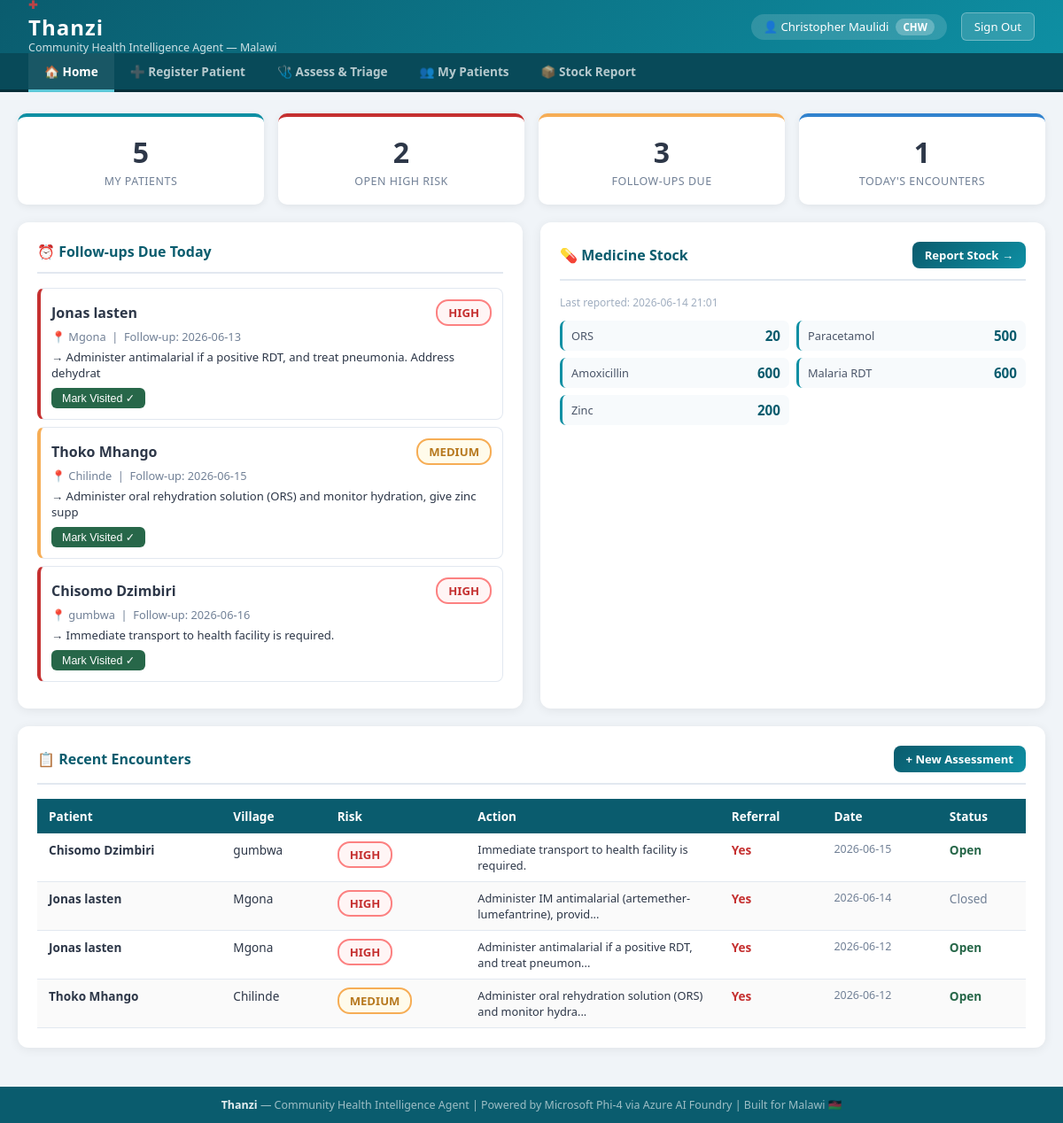
The app's page /chw/ (signed in) with its own data.
### tables this page shows
CREATE TABLE encounters (
                id                      INTEGER PRIMARY KEY AUTOINCREMENT,
                patient_id              TEXT    NOT NULL
                                        REFERENCES patients(national_id)
                                        ON UPDATE CASCADE ON DELETE CASCADE,
                chw_id                  INTEGER NOT NULL
                                        REFERENCES users(id)
                                        ON UPDATE CASCADE ON DELETE CASCADE,
                timestamp               TEXT    NOT NULL DEFAULT (datetime('now')),
                symptoms_original       TEXT    NOT NULL DEFAULT '',
                symptoms_english        TEXT    NOT NULL DEFAULT '',
                detected_language       TEXT    NOT NULL DEFAULT 'Unknown',
                risk_level              TEXT    NOT NULL DEFAULT 'LOW'
                                        CHECK(risk_level IN ('LOW', 'MEDIUM', 'HIGH')),
                iccm_protocol_applied   TEXT    NOT NULL DEFAULT '',
                assessment_notes        TEXT    NOT NULL DEFAULT '',
                recommended_action      TEXT    NOT NULL DEFAULT '',
                reasoning               TEXT    NOT NULL DEFAULT '',
                referral_needed         INTEGER NOT NULL DEFAULT 0,
                escalated_to_supervisor INTEGER NOT NULL DEFAULT 0,
                supervisor_id           INTEGER REFERENCES users(id)
                                        ON UPDATE CASCADE ON DELETE SET NULL,
                supervisor_feedback     TEXT    NOT NULL DEFAULT '',
                escalated_to_dho        INTEGER NOT NULL DEFAULT 0,
                dho_id                  INTEGER REFERENCES users(id)
                                        ON UPDATE CASCADE ON DELETE SET NULL,
                target_facility_id      INTEGER REFERENCES facilities(id)
                                        ON UPDATE CASCADE ON DELETE SET NULL,
                referral_urgency        TEXT    NOT NULL DEFAULT ''
                                        CHECK(referral_urgency IN ('', 'ROUTINE', 'URGENT', 'EMERGENCY')),
                chichewa_family_message TEXT    NOT NULL DEFAULT '',
                follow_up_days          INTEGER NOT NULL DEFAULT 3,
                record_closed           INTEGER NOT NULL DEFAULT 0
            , outcome TEXT NOT NULL DEFAULT 'ONGOING');

CREATE TABLE patients (
                national_id             TEXT    PRIMARY KEY,
                name                    TEXT    NOT NULL,
                age_months              INTEGER NOT NULL DEFAULT 0,
                gender                  TEXT    NOT NULL DEFAULT 'Unknown'
                                        CHECK(gender IN ('Male', 'Female', 'Unknown')),
                village                 TEXT    NOT NULL DEFAULT '',
                registered_by_chw_id    INTEGER REFERENCES users(id)
                                        ON UPDATE CASCADE ON DELETE SET NULL,
                created_at              TEXT    NOT NULL DEFAULT (datetime('now')),
                last_updated_at         TEXT    NOT NULL DEFAULT (datetime('now'))
            );

CREATE TABLE medicine_stock (
                id          INTEGER PRIMARY KEY AUTOINCREMENT,
                chw_id      INTEGER NOT NULL REFERENCES users(id)
                            ON UPDATE CASCADE ON DELETE CASCADE,
                reported_at TEXT    NOT NULL DEFAULT (datetime('now')),
                ors         INTEGER NOT NULL DEFAULT 0,
                paracetamol INTEGER NOT NULL DEFAULT 0,
                amoxicillin INTEGER NOT NULL DEFAULT 0,
                malaria_rdt INTEGER NOT NULL DEFAULT 0,
                zinc        INTEGER NOT NULL DEFAULT 0,
                notes       TEXT    NOT NULL DEFAULT ''
            );

### routes/chw.py (the view)
@chw_bp.route('/')
@role_required('CHW')
def dashboard():
    chw_id = session['user_id']
    today = date.today().isoformat()
    with get_db() as conn:
        total_patients = conn.execute(
            "SELECT COUNT(*) FROM patients WHERE registered_by_chw_id = ?", (chw_id,)
        ).fetchone()[0]
        today_encounters = conn.execute(
            "SELECT COUNT(*) FROM encounters WHERE chw_id = ? AND DATE(timestamp) = ?",
            (chw_id, today)
        ).fetchone()[0]
        high_risk_open = conn.execute(
            "SELECT COUNT(*) FROM encounters WHERE chw_id = ? AND risk_level = 'HIGH' AND record_closed = 0",
            (chw_id,)
        ).fetchone()[0]
        pending_followups = conn.execute("""
            SELECT e.id, p.name, p.village, e.risk_level, e.timestamp,
                   e.recommended_action, e.follow_up_days,
                   DATE(e.timestamp, '+' || e.follow_up_days || ' days') as followup_date
            FROM encounters e
            JOIN patients p ON e.patient_id = p.national_id
            WHERE e.chw_id = ? AND e.record_closed = 0
            AND DATE(e.timestamp, '+' || e.follow_up_days || ' days') <= DATE('now', '+1 day')
            ORDER BY followup_date ASC
            LIMIT 10
        """, (chw_id,)).fetchall()
        recent_encounters = conn.execute("""
            SELECT e.id, p.name, p.village, p.age_months, e.risk_level,
                   e.timestamp, e.recommended_action, e.referral_needed,
                   e.escalated_to_supervisor, e.record_closed,
                   f.name as facility_name
            FROM encounters e
            JOIN patients p ON e.patient_id = p.national_id
            LEFT JOIN facilities f ON e.target_facility_id = f.id
            WHERE e.chw_id = ?
            ORDER BY e.timestamp DESC
            LIMIT 15
        """, (chw_id,)).fetchall()
        last_stock = conn.execute(
            "SELECT * FROM medicine_stock WHERE chw_id = ? ORDER BY reported_at DESC LIMIT 1",
            (chw_id,)
        ).fetchone()
    return render_template('dashboard_chw.html',
        total_patients=total_patients,
        today_encounters=today_encounters,
        high_risk_open=high_risk_open,
        pending_followups=pending_followups,
        recent_encounters=recent_encounters,
        last_stock=last_stock
    )

### database.py (called while the page is built)
@contextmanager
def get_db():
    conn = sqlite3.connect(Config.DATABASE_PATH)
    conn.row_factory = sqlite3.Row
    conn.execute("PRAGMA foreign_keys = ON")
    conn.execute("PRAGMA journal_mode = WAL")
    try:
        yield conn
        conn.commit()
    except Exception:
        conn.rollback()
        raise
    finally:
        conn.close()

### routes/auth.py (called while the page is built)
def role_required(*roles):
    from functools import wraps
    def decorator(f):
        @wraps(f)
        def decorated(*args, **kwargs):
            if 'user_id' not in session:
                if request.is_json or '/api/' in request.path:
                    return jsonify({'error': 'Session expired. Please log in again.'}), 401
                flash('Please log in to continue.', 'warning')
                return redirect(url_for('auth.login'))
            if session.get('role') not in roles:
                if request.is_json or '/api/' in request.path:
                    return jsonify({'error': 'Access denied.'}), 403
                flash('You do not have permission to access that page.', 'danger')
                return redirect(url_for('auth.dashboard'))
            return f(*args, **kwargs)
        return decorated
    return decorator

### templates/dashboard_chw.html (shortened to what this page needs)
{% extends 'base.html' %}
{% block subnav %}
<div class="subnav">
  <a href="{{ url_for('chw.dashboard') }}" class="active">🏠 Home</a>
  <a href="{{ url_for('chw.register_patient') }}">➕ Register Patient</a>
  <a href="{{ url_for('chw.assess') }}">🩺 Assess & Triage</a>
  <a href="{{ url_for('chw.patients') }}">👥 My Patients</a>
  <a href="{{ url_for('chw.stock') }}">📦 Stock Report</a>
</div>
{% endblock %}
{% block content %}
<div class="grid-4" style="margin-bottom:20px;">
  <div class="stat-box">
    <div class="stat-num">{{ total_patients }}</div>
    <div class="stat-lbl">My Patients</div>
  </div>
  <div class="stat-box red">
    <div class="stat-num">{{ high_risk_open }}</div>
    <div class="stat-lbl">Open HIGH Risk</div>
  </div>
  <div class="stat-box amber">
    <div class="stat-num">{{ pending_followups | length }}</div>
    <div class="stat-lbl">Follow-ups Due</div>
  </div>
  <div class="stat-box blue">
    <div class="stat-num">{{ today_encounters }}</div>
    <div class="stat-lbl">Today's Encounters</div>
  </div>
</div>
<div class="grid-2">
<div class="card">
  <div class="card-header">⏰ Follow-ups Due Today</div>
  {% if pending_followups %}
    {% for f in pending_followups %}
    <div style="border:1px solid #e2e8f0;border-radius:8px;padding:12px;margin-bottom:8px;"
         class="{% if f.risk_level == 'HIGH' %}followup-urgent{% else %}followup-today{% endif %}">
      <div style="display:flex;justify-content:space-between;align-items:center;">
        <strong>{{ f.name }}</strong>
        <span class="risk-badge risk-{{ f.risk_level }}">{{ f.risk_level }}</span>
      </div>
      <div style="font-size:0.8rem;color:#718096;margin-top:3px;">
        📍 {{ f.village }} &nbsp;|&nbsp; Follow-up: {{ f.followup_date }}
      </div>
      <div style="font-size:0.82rem;margin-top:5px;">→ {{ f.recommended_action[:80] }}</div>
      <button onclick="closeEncounter({{ f.id }}, this)"
              style="margin-top:8px;padding:4px 12px;background:#276749;color:white;border:none;border-radius:6px;font-size:0.78rem;cursor:pointer;">
        Mark Visited ✓
      </button>
    </div>
    {% endfor %}
  {% else %}
    <div class="placeholder">
      <span class="placeholder-icon">✅</span>
      <p>No follow-ups due today.</p>
    </div>
  {% endif %}
</div>
<div class="card">
  <div class="card-header" style="justify-content:space-between;">
    <span>💊 Medicine Stock</span>
    <a href="{{ url_for('chw.stock') }}" class="btn btn-primary btn-sm">Report Stock →</a>
  </div>
  {% if last_stock %}
  <p style="font-size:0.75rem;color:#a0aec0;margin-bottom:12px;">
    Last reported: {{ last_stock.reported_at[:16] }}
  </p>
  <div style="display:grid;grid-template-columns:1fr 1fr;gap:8px;">
    {% for field, label, threshold in [
        ('ors',         'ORS',         10),
        ('paracetamol', 'Paracetamol', 20),
        ('amoxicillin', 'Amoxicillin', 10),
        ('malaria_rdt', 'Malaria RDT',  5),
        ('zinc',        'Zinc',        10)
    ] %}
    <div style="display:flex;justify-content:space-between;align-items:center;padding:7px 10px;border-radius:7px;background:#f7fafc;border-left:3px solid {% if last_stock[field] < threshold // 2 %}#c53030{% elif last_stock[field] < threshold %}#f6ad55{% else %}#0e8fa3{% endif %};">
      <span style="font-size:0.8rem;color:#4a5568;">{{ label }}</span>
      <strong style="font-size:0.95rem;color:{% if last_stock[field] < threshold // 2 %}#c53030{% elif last_stock[field] < threshold %}#b7791f{% else %}#0a5c6e{% endif %};">
        {{ last_stock[field] }}
      </strong>
    </div>
    {% endfor %}
  </div>
  {% else %}
  <div class="placeholder" style="padding:20px;">
    <span class="placeholder-icon" style="font-size:1.8rem;">📦</span>
    <p style="font-size:0.85rem;">No stock reported yet.</p>
    <a href="{{ url_for('chw.stock') }}" class="btn btn-primary btn-sm" style="margin-top:10px;">Report Now →</a>
  </div>
  {% endif %}
</div>
</div>
<div class="card">
  <div class="card-header" style="justify-content:space-between;">
    <span>📋 Recent Encounters</span>
    <a href="{{ url_for('chw.assess') }}" class="btn btn-primary btn-sm">+ New Assessment</a>
  </div>
  {% if recent_encounters %}
  <table class="data-table">
    <thead>
      <tr><th>Patient</th><th>Village</th><th>Risk</th><th>Action</th><th>Referral</th><th>Date</th><th>Status</th></tr>
    </thead>
    <tbody>
      {% for e in recent_encounters %}
      <tr>
        <td><strong>{{ e.name }}</strong></td>
        <td>{{ e.village }}</td>
        <td><span class="risk-badge risk-{{ e.risk_level }}">{{ e.risk_level }}</span></td>
        <td style="font-size:0.8rem;max-width:200px;">{{ e.recommended_action[:60] }}{% if e.recommended_action|length > 60 %}...{% endif %}</td>
        <td>{% if e.referral_needed %}<span style="color:#c53030;font-weight:700;">Yes{% if e.facility_name %} → {{ e.facility_name[:20] }}{% endif %}</span>{% else %}No{% endif %}</td>
        <td style="font-size:0.78rem;color:#718096;">{{ e.timestamp[:10] }}</td>
        <td>{% if e.record_closed %}<span style="color:#718096;">Closed</span>{% else %}<span style="color:#276749;font-weight:600;">Open</span>{% endif %}</td>
      </tr>
      {% endfor %}
    </tbody>
  </table>
  {% else %}
  <div class="placeholder">
    <span class="placeholder-icon">🩺</span>
    <p>No encounters yet. <a href="{{ url_for('chw.assess') }}">Start your first assessment →</a></p>
  </div>
  {% endif %}
</div>
{% endblock %}

### templates/base.html (style rules this page uses)
* { margin:0;padding:0;box-sizing:border-box; }
body { font-family:'Segoe UI',Tahoma,Geneva,Verdana,sans-serif;background:#f0f4f8;color:#2d3748;min-height:100vh;display:flex;flex-direction:column; }
.subnav { background:#084a59;padding:0 32px;display:flex;gap:0;border-bottom:3px solid #052e38; }
.subnav a { color:rgba(255,255,255,0.7);text-decoration:none;padding:11px 18px;font-size:0.85rem;font-weight:600;border-bottom:3px solid transparent;margin-bottom:-3px;transition:all 0.2s;display:flex;align-items:center;gap:6px; }
.subnav a:hover,.subnav a.active { color:white;border-bottom-color:#5cc8d8;background:rgba(255,255,255,0.07); }
.card { background:white;border-radius:12px;padding:22px;box-shadow:0 2px 12px rgba(0,0,0,0.07);margin-bottom:20px; }
.card-header { font-size:1rem;font-weight:700;color:#0a5c6e;margin-bottom:16px;padding-bottom:12px;border-bottom:2px solid #e2e8f0;display:flex;align-items:center;gap:8px; }
.grid-2 { display:grid;grid-template-columns:1fr 1fr;gap:20px; }
.grid-4 { display:grid;grid-template-columns:1fr 1fr 1fr 1fr;gap:16px; }
.stat-box { background:white;border-radius:10px;padding:18px;box-shadow:0 2px 8px rgba(0,0,0,0.07);text-align:center;border-top:4px solid #0e8fa3; }
.stat-box.red { border-top-color:#c53030; }
.stat-box.amber { border-top-color:#f6ad55; }
.stat-box.blue { border-top-color:#3182ce; }
.stat-num { font-size:2rem;font-weight:800;color:#2d3748; }
.stat-lbl { font-size:0.78rem;color:#718096;text-transform:uppercase;letter-spacing:0.5px;margin-top:3px; }
.btn { display:inline-block;padding:10px 20px;border-radius:8px;font-size:0.9rem;font-weight:700;cursor:pointer;border:none;text-decoration:none;transition:opacity 0.2s;text-align:center; }
.btn-primary { background:linear-gradient(135deg,#0a5c6e,#0e8fa3);color:white; }
.btn-sm { padding:6px 14px;font-size:0.82rem; }
.risk-badge { display:inline-block;padding:4px 12px;border-radius:14px;font-weight:700;font-size:0.82rem; }
.risk-HIGH { background:#fff5f5;color:#c53030;border:2px solid #fc8181; }
.risk-MEDIUM { background:#fffbeb;color:#b7791f;border:2px solid #f6ad55; }
.data-table { width:100%;border-collapse:collapse;font-size:0.85rem; }
.data-table th { background:#0a5c6e;color:white;padding:10px 13px;text-align:left;font-weight:600; }
.data-table td { padding:9px 13px;border-bottom:1px solid #e2e8f0;vertical-align:top; }
.data-table tr:nth-child(even) td { background:#fafafa; }

### templates/dashboard_chw.html (style rules this page uses)
.followup-urgent { border-left: 4px solid #c53030 !important; }
.followup-today { border-left: 4px solid #f6ad55 !important; }

### records on screen
encounters: name "Jonas lasten", risk_level "HIGH", village "Mgona", followup_date "2026-06-13", recommended_action "Administer antimalarial if a positive RDT, and treat pneumonia. Address dehydrat", recommended_action "Administer antimalarial if a positive RDT, and treat pneumon", referral_needed "Yes", timestamp "2026-06-12", record_closed "Open"
encounters: name "Thoko Mhango", risk_level "MEDIUM", village "Chilinde", followup_date "2026-06-15", recommended_action "Administer oral rehydration solution (ORS) and monitor hydration, give zinc supp", recommended_action "Administer oral rehydration solution (ORS) and monitor hydra", referral_needed "Yes", timestamp "2026-06-12", record_closed "Open"
encounters: name "Chisomo Dzimbiri", risk_level "HIGH", village "gumbwa", followup_date "2026-06-16", recommended_action "Immediate transport to health facility is required.", referral_needed "Yes", timestamp "2026-06-15", record_closed "Open"
medicine_stock: reported_at "2026-06-14 21:01", ors "20" "500" "600" "600" "200"
encounters: name "Jonas lasten", village "Mgona", risk_level "HIGH", recommended_action "Administer IM antimalarial (artemether-lumefantrine), provid", referral_needed "Yes", timestamp "2026-06-14", record_closed "Closed"

### other values on screen
{{ session.get('full_name', 'User') }} "Christopher Maulidi"
{{ session.get('role', '') }} "CHW"
{{ total_patients }} "5"
{{ high_risk_open }} "2"
{{ pending_followups | length }} "3"
{{ today_encounters }} "1"
{{ label }} "ORS" "Paracetamol" "Amoxicillin" "Malaria RDT" "Zinc"
